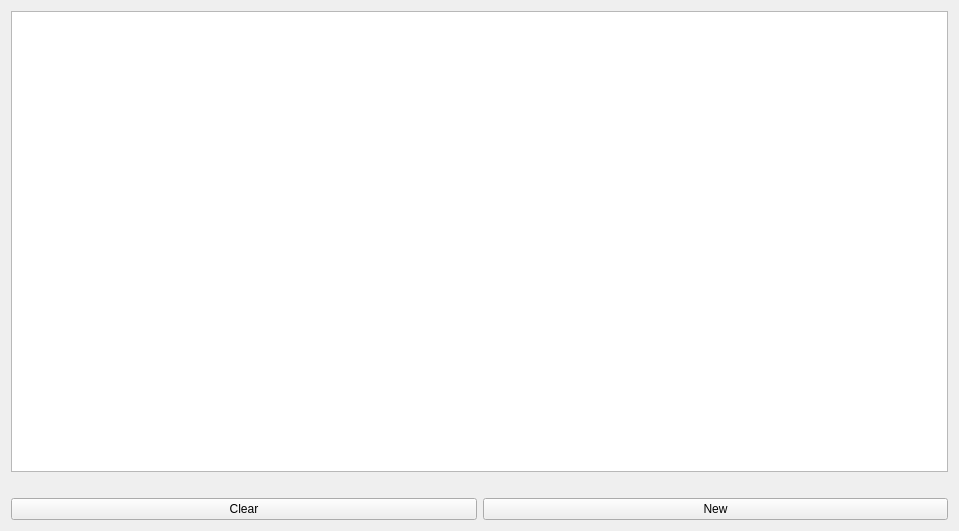
<?xml version="1.0" encoding="UTF-8"?>
<ui version="4.0">
 <class>VRHeadsetView</class>
 <widget class="QWidget" name="VRHeadsetView">
  <property name="geometry">
   <rect>
    <x>0</x>
    <y>0</y>
    <width>959</width>
    <height>531</height>
   </rect>
  </property>
  <property name="sizePolicy">
   <sizepolicy hsizetype="Maximum" vsizetype="Maximum">
    <horstretch>0</horstretch>
    <verstretch>0</verstretch>
   </sizepolicy>
  </property>
  <property name="windowTitle">
   <string>Form</string>
  </property>
  <layout class="QGridLayout" name="gridLayout">
   <item row="0" column="0">
    <widget class="QTableView" name="tableView"/>
   </item>
   <item row="2" column="0">
    <layout class="QHBoxLayout" name="horizontalLayout">
     <item>
      <widget class="QPushButton" name="pushButton_clear">
       <property name="text">
        <string>Clear</string>
       </property>
      </widget>
     </item>
     <item>
      <widget class="QPushButton" name="pushButton_new">
       <property name="text">
        <string>New</string>
       </property>
      </widget>
     </item>
    </layout>
   </item>
   <item row="1" column="0">
    <spacer name="horizontalSpacer">
     <property name="orientation">
      <enum>Qt::Orientation::Horizontal</enum>
     </property>
     <property name="sizeHint" stdset="0">
      <size>
       <width>40</width>
       <height>20</height>
      </size>
     </property>
    </spacer>
   </item>
  </layout>
 </widget>
 <resources/>
 <connections>
  <connection>
   <sender>pushButton_clear</sender>
   <signal>clicked()</signal>
   <receiver>tableView</receiver>
   <slot>reset()</slot>
   <hints>
    <hint type="sourcelabel">
     <x>433</x>
     <y>515</y>
    </hint>
    <hint type="destinationlabel">
     <x>392</x>
     <y>380</y>
    </hint>
   </hints>
  </connection>
 </connections>
</ui>
